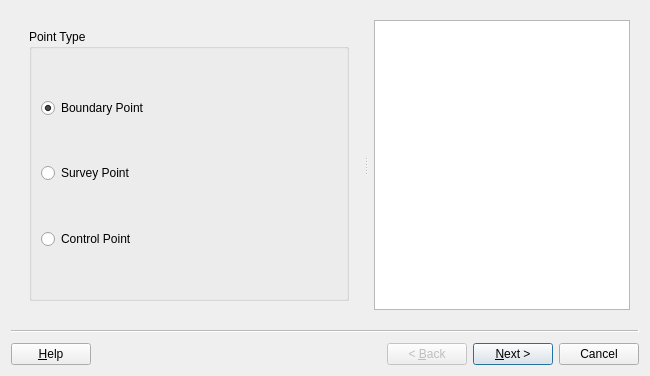
<?xml version="1.0" encoding="UTF-8"?>
<ui version="4.0">
 <class>wiz_add_points</class>
 <widget class="QWizard" name="wiz_add_points">
  <property name="geometry">
   <rect>
    <x>0</x>
    <y>0</y>
    <width>650</width>
    <height>376</height>
   </rect>
  </property>
  <property name="cursor">
   <cursorShape>ArrowCursor</cursorShape>
  </property>
  <property name="windowTitle">
   <string>Create Points</string>
  </property>
  <property name="options">
   <set>QWizard::HaveHelpButton</set>
  </property>
  <widget class="QWizardPage" name="wizardPage1">
   <property name="subTitle">
    <string/>
   </property>
   <layout class="QGridLayout" name="gridLayout">
    <property name="leftMargin">
     <number>9</number>
    </property>
    <property name="topMargin">
     <number>9</number>
    </property>
    <property name="rightMargin">
     <number>9</number>
    </property>
    <property name="bottomMargin">
     <number>9</number>
    </property>
    <item row="0" column="0">
     <widget class="QSplitter" name="splitter">
      <property name="sizePolicy">
       <sizepolicy hsizetype="Expanding" vsizetype="Expanding">
        <horstretch>0</horstretch>
        <verstretch>0</verstretch>
       </sizepolicy>
      </property>
      <property name="orientation">
       <enum>Qt::Horizontal</enum>
      </property>
      <property name="handleWidth">
       <number>16</number>
      </property>
      <widget class="QFrame" name="frame">
       <property name="sizePolicy">
        <sizepolicy hsizetype="Expanding" vsizetype="Expanding">
         <horstretch>2</horstretch>
         <verstretch>0</verstretch>
        </sizepolicy>
       </property>
       <layout class="QGridLayout" name="gridLayout_4">
        <item row="0" column="0">
         <widget class="QGroupBox" name="gbx_page_1">
          <property name="title">
           <string>Point Type</string>
          </property>
          <layout class="QGridLayout" name="gridLayout_3">
           <item row="0" column="0">
            <spacer name="verticalSpacer_2">
             <property name="orientation">
              <enum>Qt::Vertical</enum>
             </property>
             <property name="sizeHint" stdset="0">
              <size>
               <width>20</width>
               <height>40</height>
              </size>
             </property>
            </spacer>
           </item>
           <item row="1" column="0">
            <widget class="QRadioButton" name="rad_boundary_point">
             <property name="text">
              <string>Boundary Point</string>
             </property>
             <property name="checked">
              <bool>true</bool>
             </property>
            </widget>
           </item>
           <item row="3" column="0">
            <widget class="QRadioButton" name="rad_survey_point">
             <property name="enabled">
              <bool>true</bool>
             </property>
             <property name="text">
              <string>Survey Point</string>
             </property>
            </widget>
           </item>
           <item row="2" column="0">
            <spacer name="verticalSpacer">
             <property name="orientation">
              <enum>Qt::Vertical</enum>
             </property>
             <property name="sizeHint" stdset="0">
              <size>
               <width>20</width>
               <height>40</height>
              </size>
             </property>
            </spacer>
           </item>
           <item row="4" column="0">
            <spacer name="verticalSpacer_3">
             <property name="orientation">
              <enum>Qt::Vertical</enum>
             </property>
             <property name="sizeHint" stdset="0">
              <size>
               <width>20</width>
               <height>40</height>
              </size>
             </property>
            </spacer>
           </item>
           <item row="5" column="0">
            <widget class="QRadioButton" name="rad_control_point">
             <property name="text">
              <string>Control Point</string>
             </property>
            </widget>
           </item>
           <item row="6" column="0">
            <spacer name="verticalSpacer_9">
             <property name="orientation">
              <enum>Qt::Vertical</enum>
             </property>
             <property name="sizeHint" stdset="0">
              <size>
               <width>20</width>
               <height>40</height>
              </size>
             </property>
            </spacer>
           </item>
          </layout>
         </widget>
        </item>
       </layout>
      </widget>
      <widget class="QTextBrowser" name="txt_help_page_1">
       <property name="sizePolicy">
        <sizepolicy hsizetype="Expanding" vsizetype="Expanding">
         <horstretch>0</horstretch>
         <verstretch>0</verstretch>
        </sizepolicy>
       </property>
       <property name="accessibleName">
        <string/>
       </property>
       <property name="openLinks">
        <bool>false</bool>
       </property>
      </widget>
     </widget>
    </item>
   </layout>
  </widget>
  <widget class="QWizardPage" name="wizardPage2">
   <layout class="QGridLayout" name="gridLayout_10">
    <property name="leftMargin">
     <number>9</number>
    </property>
    <property name="topMargin">
     <number>9</number>
    </property>
    <property name="rightMargin">
     <number>9</number>
    </property>
    <property name="bottomMargin">
     <number>9</number>
    </property>
    <item row="0" column="0">
     <widget class="QSplitter" name="splitter_3">
      <property name="sizePolicy">
       <sizepolicy hsizetype="Expanding" vsizetype="Expanding">
        <horstretch>0</horstretch>
        <verstretch>0</verstretch>
       </sizepolicy>
      </property>
      <property name="orientation">
       <enum>Qt::Horizontal</enum>
      </property>
      <property name="handleWidth">
       <number>16</number>
      </property>
      <widget class="QFrame" name="frame_3">
       <property name="sizePolicy">
        <sizepolicy hsizetype="Expanding" vsizetype="Expanding">
         <horstretch>2</horstretch>
         <verstretch>0</verstretch>
        </sizepolicy>
       </property>
       <layout class="QGridLayout" name="gridLayout_8">
        <item row="0" column="0">
         <widget class="QGroupBox" name="gbx_page_2">
          <property name="title">
           <string>Load data</string>
          </property>
          <layout class="QGridLayout" name="gridLayout_9">
           <item row="0" column="0">
            <spacer name="verticalSpacer_6">
             <property name="orientation">
              <enum>Qt::Vertical</enum>
             </property>
             <property name="sizeHint" stdset="0">
              <size>
               <width>20</width>
               <height>40</height>
              </size>
             </property>
            </spacer>
           </item>
           <item row="1" column="0">
            <widget class="QRadioButton" name="rad_csv">
             <property name="text">
              <string>From a CSV file with the required structure</string>
             </property>
             <property name="checked">
              <bool>true</bool>
             </property>
            </widget>
           </item>
           <item row="2" column="0">
            <spacer name="verticalSpacer_7">
             <property name="orientation">
              <enum>Qt::Vertical</enum>
             </property>
             <property name="sizeHint" stdset="0">
              <size>
               <width>20</width>
               <height>40</height>
              </size>
             </property>
            </spacer>
           </item>
           <item row="3" column="0">
            <widget class="QRadioButton" name="rad_refactor">
             <property name="enabled">
              <bool>true</bool>
             </property>
             <property name="text">
              <string>From another QGIS layer/table (setting a field mapping)</string>
             </property>
            </widget>
           </item>
           <item row="4" column="0">
            <layout class="QHBoxLayout" name="horizontalLayout_3">
             <property name="leftMargin">
              <number>26</number>
             </property>
             <property name="rightMargin">
              <number>10</number>
             </property>
             <item>
              <widget class="QLabel" name="lbl_refactor_source">
               <property name="sizePolicy">
                <sizepolicy hsizetype="Preferred" vsizetype="Preferred">
                 <horstretch>0</horstretch>
                 <verstretch>0</verstretch>
                </sizepolicy>
               </property>
               <property name="text">
                <string>Source:</string>
               </property>
              </widget>
             </item>
             <item>
              <widget class="QgsMapLayerComboBox" name="mMapLayerComboBox">
               <property name="sizePolicy">
                <sizepolicy hsizetype="Expanding" vsizetype="Fixed">
                 <horstretch>0</horstretch>
                 <verstretch>0</verstretch>
                </sizepolicy>
               </property>
               <property name="maximumSize">
                <size>
                 <width>300</width>
                 <height>16777215</height>
                </size>
               </property>
               <property name="allowEmptyLayer">
                <bool>true</bool>
               </property>
               <property name="showCrs">
                <bool>false</bool>
               </property>
              </widget>
             </item>
            </layout>
           </item>
           <item row="5" column="0">
            <spacer name="verticalSpacer_8">
             <property name="orientation">
              <enum>Qt::Vertical</enum>
             </property>
             <property name="sizeHint" stdset="0">
              <size>
               <width>20</width>
               <height>40</height>
              </size>
             </property>
            </spacer>
           </item>
          </layout>
         </widget>
        </item>
       </layout>
      </widget>
      <widget class="QTextBrowser" name="txt_help_page_2">
       <property name="sizePolicy">
        <sizepolicy hsizetype="Expanding" vsizetype="Expanding">
         <horstretch>0</horstretch>
         <verstretch>0</verstretch>
        </sizepolicy>
       </property>
       <property name="accessibleName">
        <string/>
       </property>
       <property name="openLinks">
        <bool>false</bool>
       </property>
      </widget>
     </widget>
    </item>
   </layout>
  </widget>
  <widget class="QWizardPage" name="wizardPage3">
   <property name="subTitle">
    <string/>
   </property>
   <layout class="QGridLayout" name="gridLayout_2">
    <property name="leftMargin">
     <number>9</number>
    </property>
    <property name="topMargin">
     <number>9</number>
    </property>
    <property name="rightMargin">
     <number>9</number>
    </property>
    <property name="bottomMargin">
     <number>9</number>
    </property>
    <item row="0" column="0">
     <widget class="QSplitter" name="splitter_2">
      <property name="sizePolicy">
       <sizepolicy hsizetype="Expanding" vsizetype="Expanding">
        <horstretch>0</horstretch>
        <verstretch>0</verstretch>
       </sizepolicy>
      </property>
      <property name="orientation">
       <enum>Qt::Horizontal</enum>
      </property>
      <property name="handleWidth">
       <number>16</number>
      </property>
      <property name="childrenCollapsible">
       <bool>true</bool>
      </property>
      <widget class="QFrame" name="frame_2">
       <property name="sizePolicy">
        <sizepolicy hsizetype="Expanding" vsizetype="Expanding">
         <horstretch>2</horstretch>
         <verstretch>0</verstretch>
        </sizepolicy>
       </property>
       <layout class="QGridLayout" name="gridLayout_5">
        <item row="0" column="0">
         <widget class="QGroupBox" name="gbx_page_3">
          <property name="title">
           <string>Configure CSV Data Source</string>
          </property>
          <layout class="QGridLayout" name="gridLayout_6">
           <item row="0" column="0">
            <widget class="QGroupBox" name="groupBox_3">
             <property name="title">
              <string/>
             </property>
             <layout class="QGridLayout" name="gridLayout_7">
              <item row="2" column="0">
               <layout class="QGridLayout" name="gridLayout_11">
                <item row="0" column="0">
                 <widget class="QLabel" name="label">
                  <property name="text">
                   <string>Delimiter</string>
                  </property>
                 </widget>
                </item>
                <item row="1" column="0">
                 <widget class="QLabel" name="label_2">
                  <property name="text">
                   <string>Longitude field</string>
                  </property>
                 </widget>
                </item>
                <item row="1" column="2">
                 <widget class="QComboBox" name="cbo_longitude">
                  <property name="minimumSize">
                   <size>
                    <width>150</width>
                    <height>0</height>
                   </size>
                  </property>
                 </widget>
                </item>
                <item row="2" column="0">
                 <widget class="QLabel" name="label_3">
                  <property name="text">
                   <string>Latitude field</string>
                  </property>
                 </widget>
                </item>
                <item row="2" column="2">
                 <widget class="QComboBox" name="cbo_latitude">
                  <property name="minimumSize">
                   <size>
                    <width>150</width>
                    <height>0</height>
                   </size>
                  </property>
                 </widget>
                </item>
                <item row="0" column="2">
                 <layout class="QHBoxLayout" name="horizontalLayout_4">
                  <item>
                   <widget class="QComboBox" name="cbo_delimiter"/>
                  </item>
                  <item>
                   <widget class="QLineEdit" name="txt_delimiter">
                    <property name="enabled">
                     <bool>false</bool>
                    </property>
                    <property name="maximumSize">
                     <size>
                      <width>50</width>
                      <height>16777215</height>
                     </size>
                    </property>
                    <property name="text">
                     <string>;</string>
                    </property>
                    <property name="alignment">
                     <set>Qt::AlignRight|Qt::AlignTrailing|Qt::AlignVCenter</set>
                    </property>
                   </widget>
                  </item>
                 </layout>
                </item>
                <item row="3" column="2">
                 <widget class="QComboBox" name="cbo_elevation"/>
                </item>
                <item row="3" column="0">
                 <widget class="QLabel" name="label_4">
                  <property name="text">
                   <string>Elevation field</string>
                  </property>
                 </widget>
                </item>
               </layout>
              </item>
              <item row="0" column="0">
               <layout class="QHBoxLayout" name="horizontalLayout">
                <property name="sizeConstraint">
                 <enum>QLayout::SetMaximumSize</enum>
                </property>
                <item>
                 <widget class="QLineEdit" name="txt_file_path"/>
                </item>
                <item>
                 <widget class="QPushButton" name="btn_browse_file">
                  <property name="maximumSize">
                   <size>
                    <width>40</width>
                    <height>16777215</height>
                   </size>
                  </property>
                  <property name="toolTip">
                   <string>Browse CSV files</string>
                  </property>
                  <property name="text">
                   <string>...</string>
                  </property>
                 </widget>
                </item>
               </layout>
              </item>
              <item row="3" column="0">
               <spacer name="verticalSpacer_5">
                <property name="orientation">
                 <enum>Qt::Vertical</enum>
                </property>
                <property name="sizeHint" stdset="0">
                 <size>
                  <width>20</width>
                  <height>40</height>
                 </size>
                </property>
               </spacer>
              </item>
              <item row="1" column="0">
               <spacer name="verticalSpacer_4">
                <property name="orientation">
                 <enum>Qt::Vertical</enum>
                </property>
                <property name="sizeHint" stdset="0">
                 <size>
                  <width>20</width>
                  <height>40</height>
                 </size>
                </property>
               </spacer>
              </item>
             </layout>
            </widget>
           </item>
          </layout>
         </widget>
        </item>
       </layout>
      </widget>
      <widget class="QTextBrowser" name="txt_help_page_3">
       <property name="sizePolicy">
        <sizepolicy hsizetype="Expanding" vsizetype="Expanding">
         <horstretch>0</horstretch>
         <verstretch>0</verstretch>
        </sizepolicy>
       </property>
       <property name="baseSize">
        <size>
         <width>0</width>
         <height>0</height>
        </size>
       </property>
       <property name="accessibleName">
        <string/>
       </property>
       <property name="html">
        <string>&lt;!DOCTYPE HTML PUBLIC &quot;-//W3C//DTD HTML 4.0//EN&quot; &quot;http://www.w3.org/TR/REC-html40/strict.dtd&quot;&gt;
&lt;html&gt;&lt;head&gt;&lt;meta name=&quot;qrichtext&quot; content=&quot;1&quot; /&gt;&lt;style type=&quot;text/css&quot;&gt;
p, li { white-space: pre-wrap; }
&lt;/style&gt;&lt;/head&gt;&lt;body style=&quot; font-family:'Bitstream Vera Sans'; font-size:12pt; font-weight:400; font-style:normal;&quot;&gt;
&lt;p style=&quot;-qt-paragraph-type:empty; margin-top:0px; margin-bottom:0px; margin-left:0px; margin-right:0px; -qt-block-indent:0; text-indent:0px; font-family:'Noto Sans'; font-size:9pt;&quot;&gt;&lt;br /&gt;&lt;/p&gt;&lt;/body&gt;&lt;/html&gt;</string>
       </property>
       <property name="openLinks">
        <bool>false</bool>
       </property>
      </widget>
     </widget>
    </item>
   </layout>
  </widget>
 </widget>
 <customwidgets>
  <customwidget>
   <class>QgsMapLayerComboBox</class>
   <extends>QComboBox</extends>
   <header>qgsmaplayercombobox.h</header>
  </customwidget>
 </customwidgets>
 <resources/>
 <connections/>
</ui>
